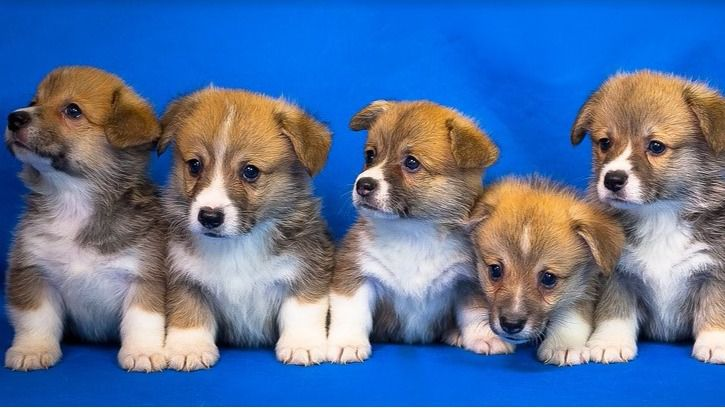
#> input picture ProgramacionDeInteligencia/Ana/Unit00-Introduction/Practices/Practice2-Poetry/dogs.jpeg, 725 x 408 px
$ python rotate_image.py
#> lines starting #> are read from the running program, lines starting #| are printed output that depends on the picture
import matplotlib.pyplot as plt
import numpy as np
from PIL import Image

image = Image.open('dogs.jpeg')
#> image is the input picture: PIL image 725x408 RGB; mean R, G, B 86.9, 114.7, 157.4

image = np.array(image)
image = np.rot90(image)
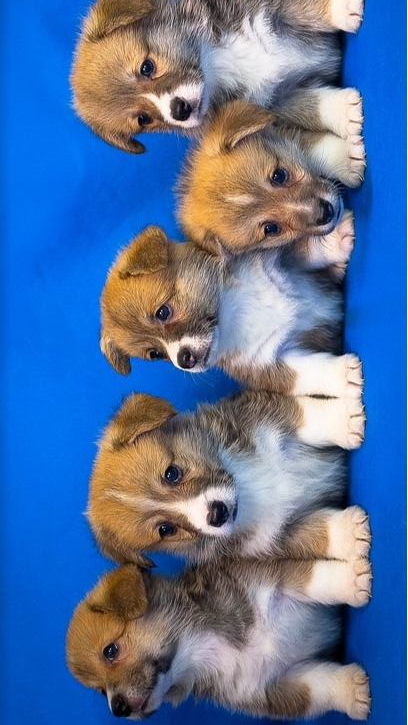
#> image: shape (725, 408, 3); mean R, G, B 86.9, 114.7, 157.4

plt.imshow(image)
plt.axis('off')
plt.savefig('dogs_rotated.jpeg')
